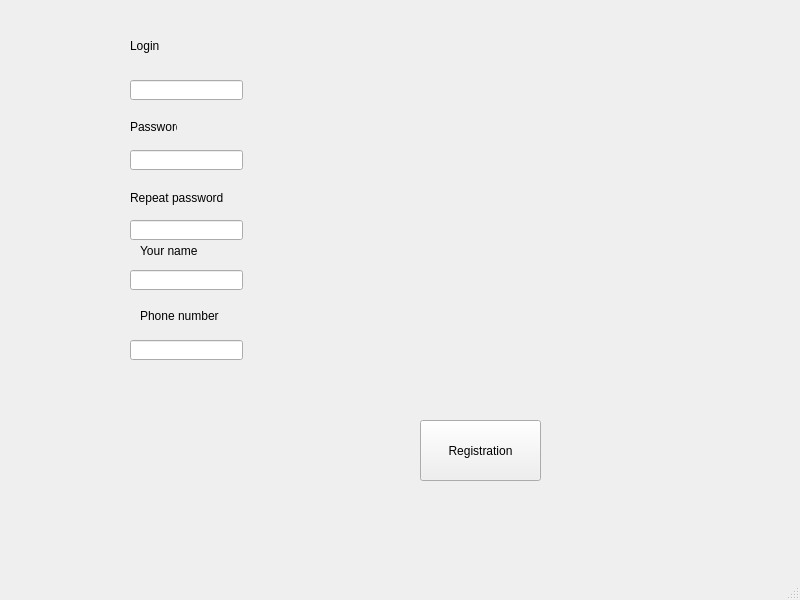
<?xml version="1.0" encoding="UTF-8"?>
<ui version="4.0">
 <class>registration</class>
 <widget class="QMainWindow" name="registration">
  <property name="geometry">
   <rect>
    <x>0</x>
    <y>0</y>
    <width>800</width>
    <height>600</height>
   </rect>
  </property>
  <property name="windowTitle">
   <string>MainWindow</string>
  </property>
  <widget class="QWidget" name="centralwidget">
   <widget class="QLineEdit" name="regis_login_edit">
    <property name="geometry">
     <rect>
      <x>130</x>
      <y>80</y>
      <width>113</width>
      <height>20</height>
     </rect>
    </property>
   </widget>
   <widget class="QLineEdit" name="regis_pw_edit">
    <property name="geometry">
     <rect>
      <x>130</x>
      <y>150</y>
      <width>113</width>
      <height>20</height>
     </rect>
    </property>
    <property name="echoMode">
     <enum>QLineEdit::Password</enum>
    </property>
   </widget>
   <widget class="QLineEdit" name="regis_pwr_edit">
    <property name="geometry">
     <rect>
      <x>130</x>
      <y>220</y>
      <width>113</width>
      <height>20</height>
     </rect>
    </property>
    <property name="echoMode">
     <enum>QLineEdit::Password</enum>
    </property>
   </widget>
   <widget class="QLineEdit" name="regis_name_edit">
    <property name="geometry">
     <rect>
      <x>130</x>
      <y>270</y>
      <width>113</width>
      <height>20</height>
     </rect>
    </property>
   </widget>
   <widget class="QLineEdit" name="regis_pn_edit">
    <property name="geometry">
     <rect>
      <x>130</x>
      <y>340</y>
      <width>113</width>
      <height>20</height>
     </rect>
    </property>
   </widget>
   <widget class="QPushButton" name="regis_button">
    <property name="geometry">
     <rect>
      <x>420</x>
      <y>420</y>
      <width>121</width>
      <height>61</height>
     </rect>
    </property>
    <property name="text">
     <string>Registration</string>
    </property>
   </widget>
   <widget class="QLabel" name="label">
    <property name="geometry">
     <rect>
      <x>130</x>
      <y>30</y>
      <width>111</width>
      <height>31</height>
     </rect>
    </property>
    <property name="text">
     <string>Login</string>
    </property>
   </widget>
   <widget class="QLabel" name="label_2">
    <property name="geometry">
     <rect>
      <x>140</x>
      <y>300</y>
      <width>91</width>
      <height>31</height>
     </rect>
    </property>
    <property name="text">
     <string>Phone number</string>
    </property>
   </widget>
   <widget class="QLabel" name="label_3">
    <property name="geometry">
     <rect>
      <x>140</x>
      <y>240</y>
      <width>61</width>
      <height>21</height>
     </rect>
    </property>
    <property name="text">
     <string>Your name</string>
    </property>
   </widget>
   <widget class="QLabel" name="label_4">
    <property name="geometry">
     <rect>
      <x>130</x>
      <y>190</y>
      <width>101</width>
      <height>16</height>
     </rect>
    </property>
    <property name="text">
     <string>Repeat password</string>
    </property>
   </widget>
   <widget class="QLabel" name="label_5">
    <property name="geometry">
     <rect>
      <x>130</x>
      <y>120</y>
      <width>47</width>
      <height>13</height>
     </rect>
    </property>
    <property name="text">
     <string>Password</string>
    </property>
   </widget>
  </widget>
  <widget class="QMenuBar" name="menubar">
   <property name="geometry">
    <rect>
     <x>0</x>
     <y>0</y>
     <width>800</width>
     <height>21</height>
    </rect>
   </property>
  </widget>
  <widget class="QStatusBar" name="statusbar"/>
 </widget>
 <resources/>
 <connections/>
</ui>
